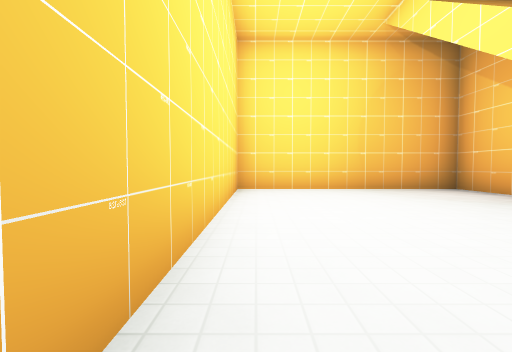
view 1 (above)

21 first-person views from a walk through a level from a Godot 3-D game. The camera is 1.2 m above the floor, tilts 2° down and sees 90° across. The floor is counted in squares, 2 m on a side. Each view is taken from the middle of a square. On the plan, view 1 faces up. The plan holds only what a view shows up to about 9 squares ahead; the rest is blank. The place goes on beyond the plan. Characters and animated objects are not drawn. Some surface patterns are stand-ins.

view 2
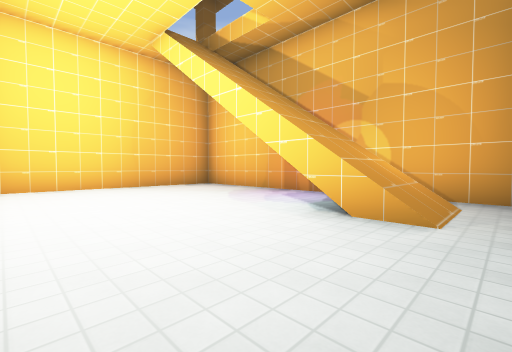

view 3
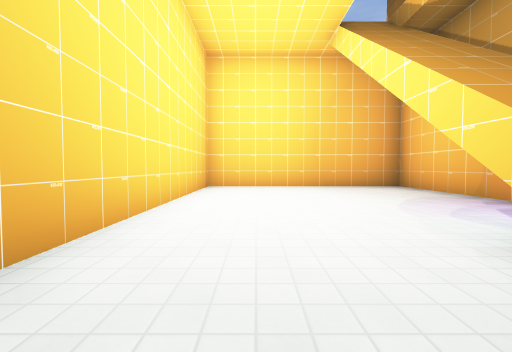

view 4
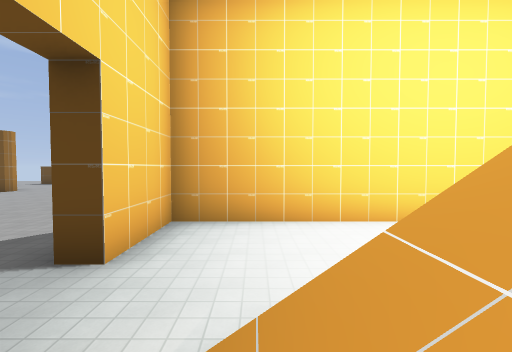

view 5
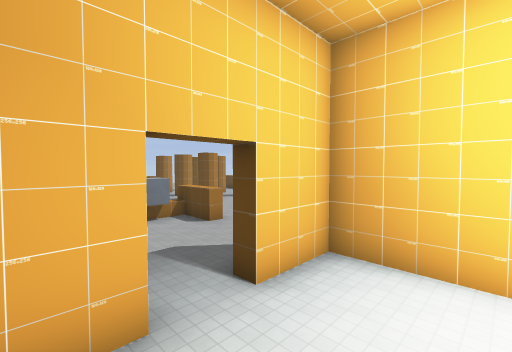

view 6
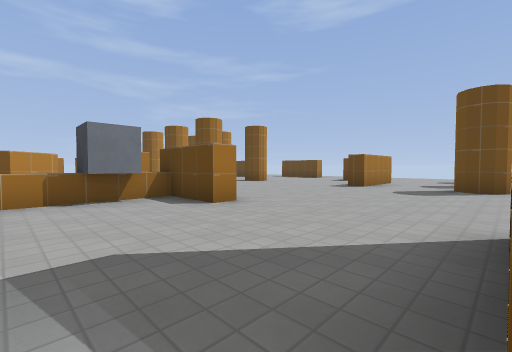

view 7
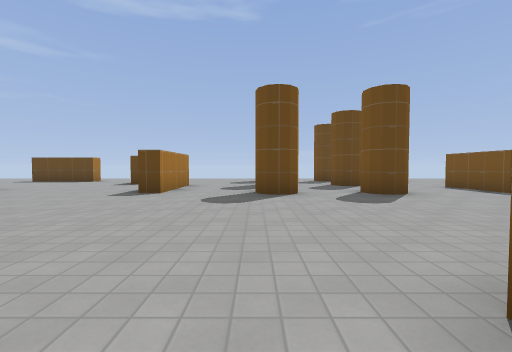

view 8
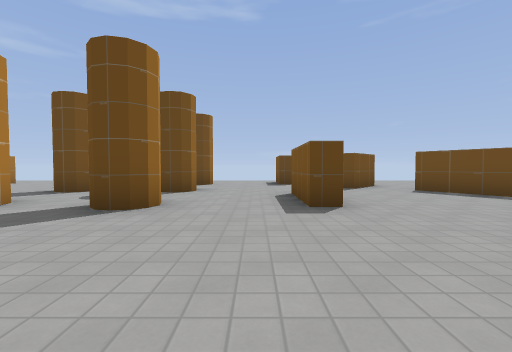

view 9
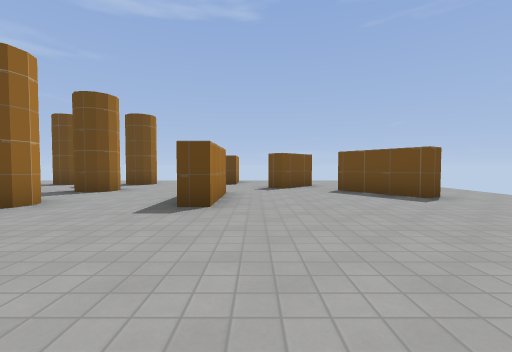

view 10
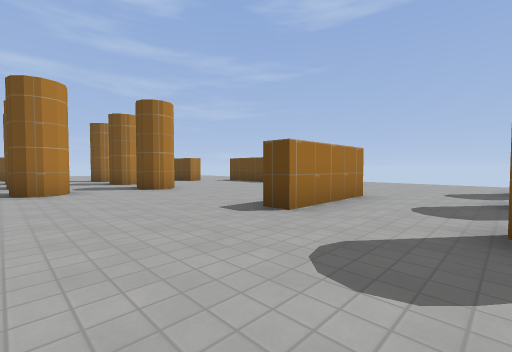

view 11
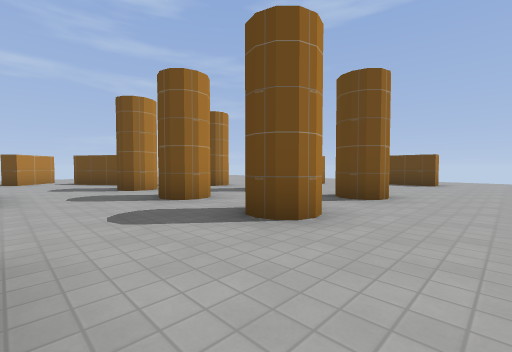

view 12
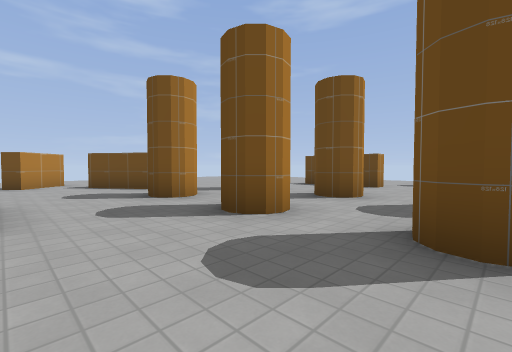

view 13
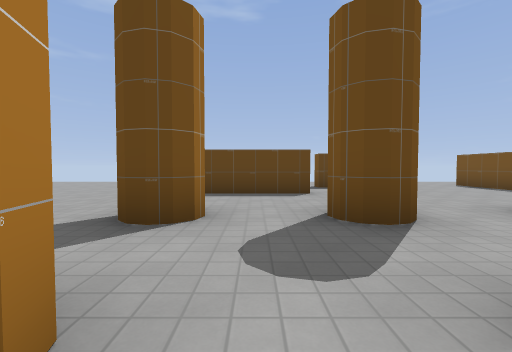

view 14
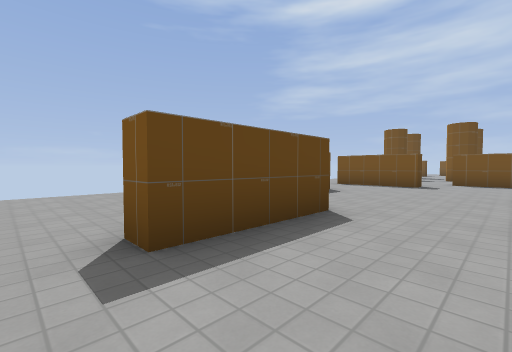

view 15
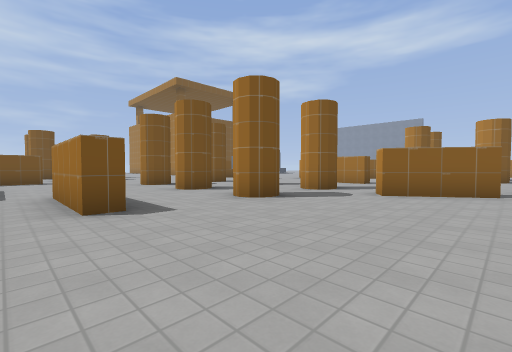

view 16
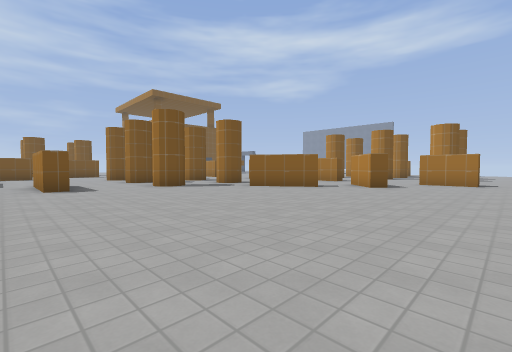

view 17
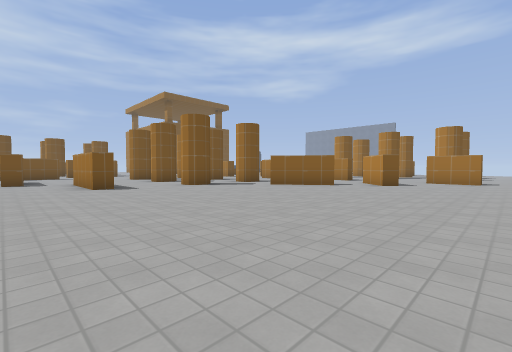

view 18
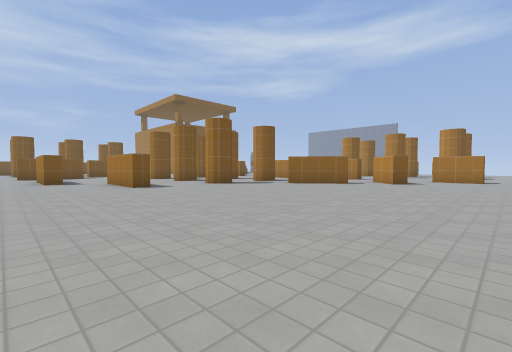

view 19
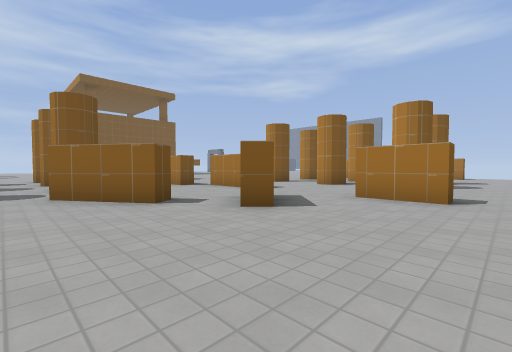

view 20
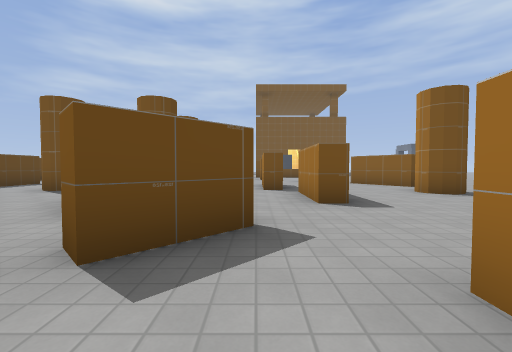

view 21
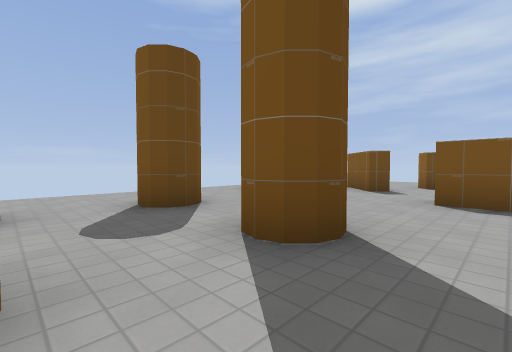

### Floor plan
Key: @ floor where view 1 was taken; # wall or solid block; . floor; / step, stairs or slope; ^ raised ledge; v drop or lower ground.
Columns run from 13 left of view 1 to 7 right of it. Each row starts with its distance up from view 1.
  9     ...
  8    .....
  7   ...##..   ########
  6   ..##....  #......#
  5    ##...... #......#
  4   ..........#......#
  3   #...##... #......#
  2  ...........#... /.#
  1  .......... #...v/.#
  0 ..#..#.#... #@..//.#
 -1 ............#......#
 -2 ............###..#
 -3 ..#..#.#.........
 -4 ................
 -5 ................
 -6 .....###....#...
 -7  .###.......###^
 -8 .............
 -9 .............#
-10  .#....#.#...
-11  .#..........
-12  .#..........
-13  ...#..#.#....  #
-14 ....#........# .##
-15 ....#..#.#...# ...
-16 .............#..#.
-17  ........#...#...
-18  ........##.....#
-19  ................
-20  ..........##...
-21  ............#
-22  ............#.......
-23  ....................

Where each view was taken, in squares from view 1:
view 1: 0 up, 0 right, facing up
view 2: 1 down, 0 right, facing up-right
view 3: 1 down, 1 right, facing up
view 4: 0 up, 4 right, facing left
view 5: 1 up, 4 right, facing down-left
view 6: 2 down, 2 right, facing down-left
view 7: 3 down, 0 right, facing left
view 8: 2 up, 2 left, facing left
view 9: 4 up, 2 left, facing left
view 10: 3 down, 3 left, facing down-left
view 11: 8 down, 1 left, facing down-left
view 12: 10 down, 1 left, facing down-left
view 13: 14 down, 3 left, facing left
view 14: 16 down, 7 left, facing up-left
view 15: 19 down, 10 left, facing up-right
view 16: 23 down, 10 left, facing up-right
view 17: 23 down, 11 left, facing up-right
view 18: 23 down, 12 left, facing up-right
view 19: 23 down, 5 left, facing up-right
view 20: 22 down, 1 left, facing up
view 21: 2 down, 7 left, facing up-left
